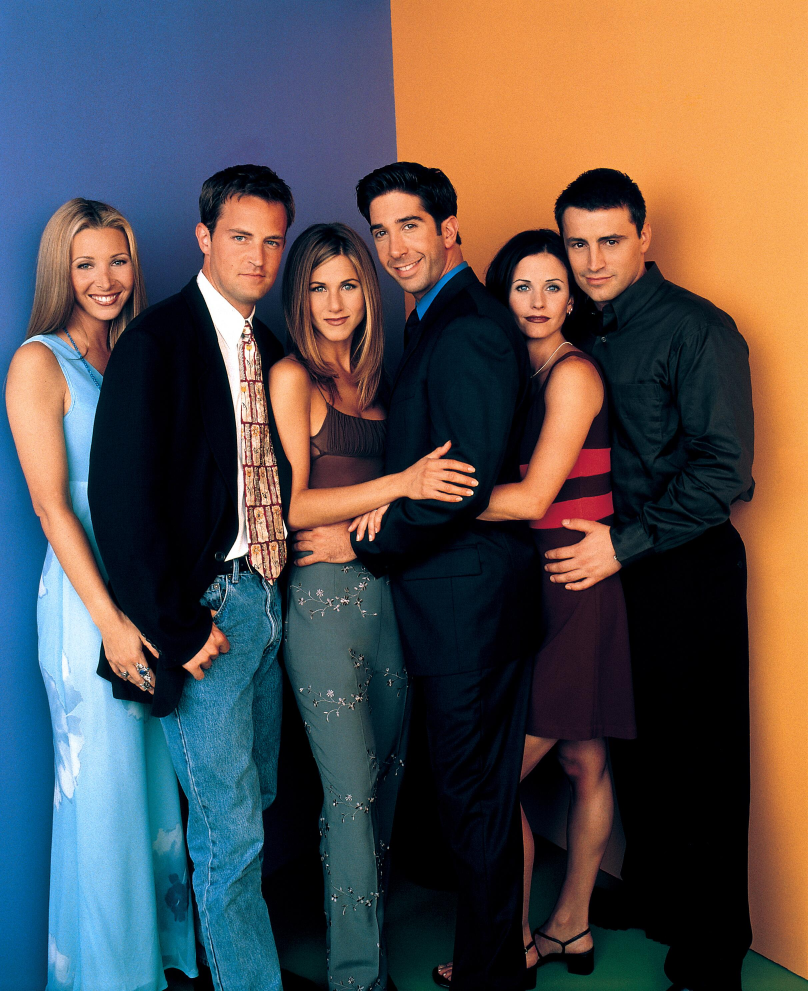
#> input picture notebooks/position_estimation/images/friends.jpg, 2424 x 2972 px, given in place of 00010.png, which was not available (shown at 1/3 size)
$ python normalization.py   (older library calls are emulated)
#> lines starting #> are read from the running program, lines starting #| are printed output that depends on the picture; pictures that were not available may be replaced by others from this repository, and a replacement may not be noted
import argparse
import os
import cv2

import matplotlib.pyplot as plt
import numpy as np

from tqdm import tqdm

dir_name = os.path.dirname(__file__)


def normalize(source_dir, target_dir):

    target_img = cv2.imread(os.path.join(target_dir, 'train/train_label/00010.png'))[:, :, 0]
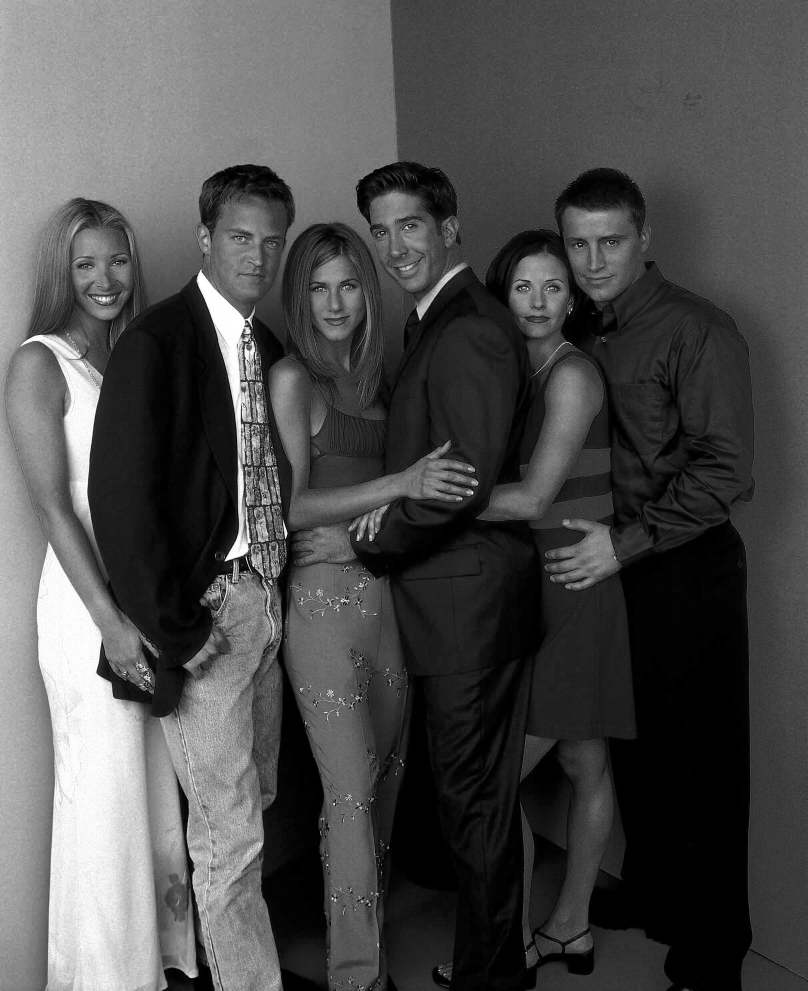
#> target_img: shape (2972, 2424) (shown at 1/3 size); min 0, max 255, mean 76.7
    target_img_rgb = cv2.imread(os.path.join(target_dir, 'train/train_img/00010.png'))
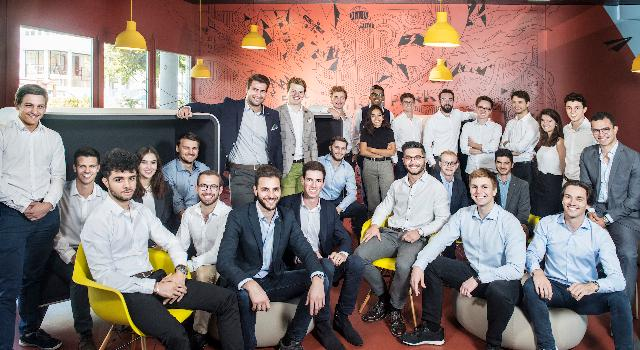
#> input picture notebooks/position_estimation/images/multi_persons.jpg, 640 x 350 px, given in place of 00010.png, which was not available
#> target_img_rgb is the input picture: shape (350, 640, 3); mean B, G, R 116.5, 119.4, 134.9

    # Original code seems wrong:
    # source_img = cv2.imread(os.path.join(target_dir, 'train/train_label/00001.png'))[:, :, 0]
    # source_img_rgb = cv2.imread(os.path.join(target_dir, 'train/train_img/00001.png'))

    source_img = cv2.imread(os.path.join(source_dir, 'test_label_ori/00010.png'))[:, :, 0]
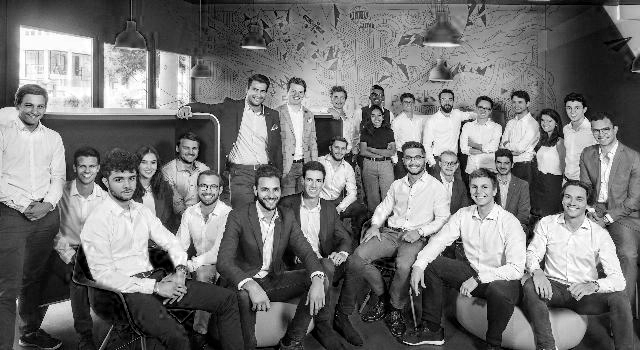
#> source_img: shape (350, 640); min 0, max 255, mean 116.5
    source_img_rgb = cv2.imread(os.path.join(source_dir, 'test_img/00010.png'))

    path = os.path.join(source_dir, 'test_label_ori')
    output = os.path.join(source_dir, 'test_label')
    os.makedirs(output, exist_ok=True)
    head_dir = os.path.join(source_dir, 'test_head')
    os.makedirs(head_dir, exist_ok=True)
    pose_dir = os.path.join(source_dir, 'pose_source.npy')
#> (the run stopped early here; a loop or call above may not have finished)
